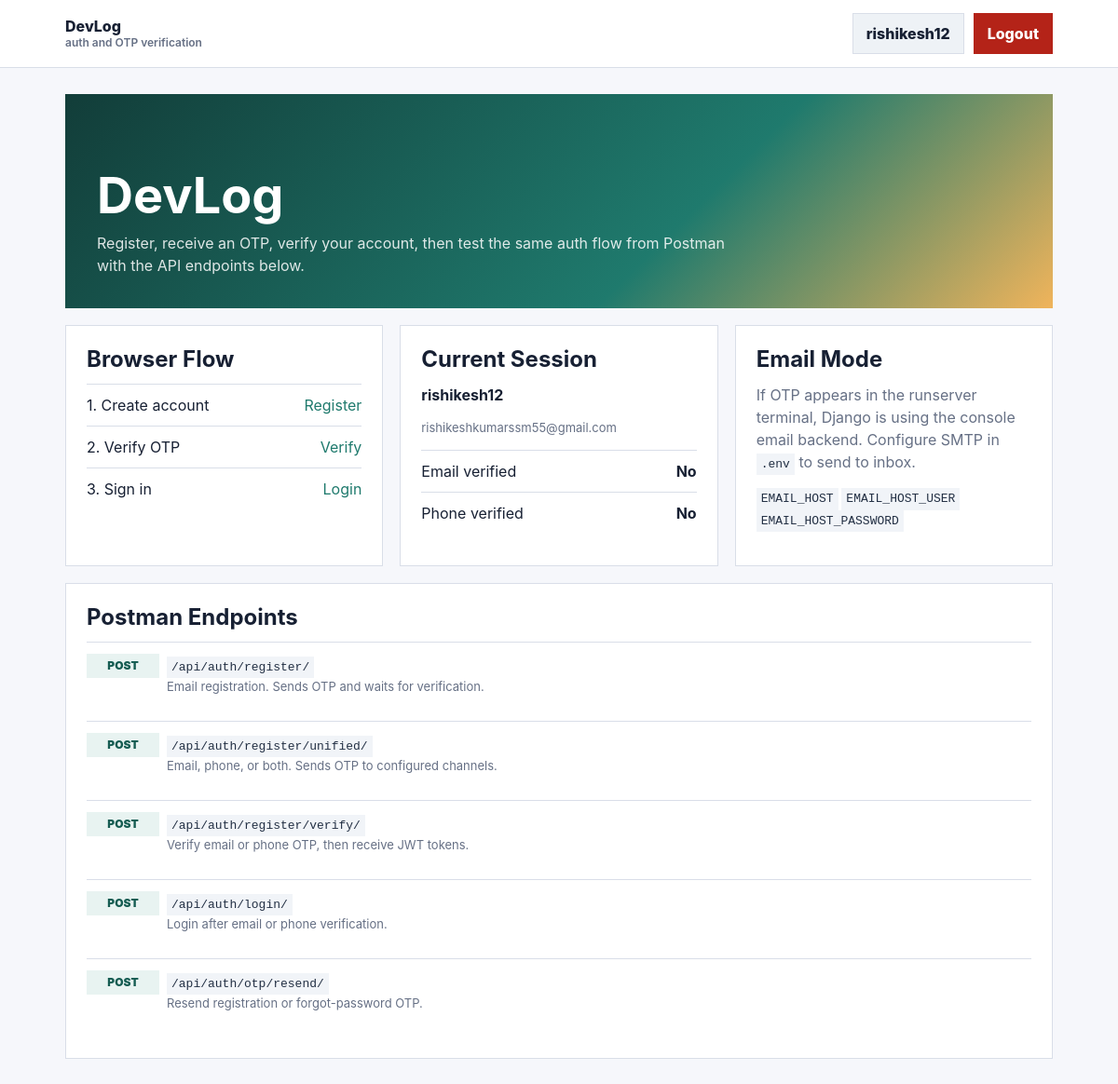
Screenshot of / (signed in) with the database file from the repository.
### accounts/models.py (models this page shows, shortened)
class User(AbstractUser):
    GENDER_CHOICES = [
        ('M', 'Male'),
        ('F', 'Female'),
        ('O', 'Other'),
        ('N', 'Prefer not to say'),
    ]
    name = models.CharField(max_length=150, blank=True)
    date_of_birth = models.DateField(null=True, blank=True)
    gender = models.CharField(
        max_length=1,
        choices=GENDER_CHOICES,
        blank=True
    )
    phone_number = models.CharField(
        max_length=15,
        blank=True,
        null=True,
        unique=True
    )
    bio = models.TextField(blank=True)
    profile_picture = models.ImageField(
        upload_to='profile_pics/',
        blank=True,
        null=True
    )
    is_phone_verified = models.BooleanField(default=False)
    is_email_verified = models.BooleanField(default=False)

### accounts/views.py (the view)
# urls.py: path('', views.home_view, name='home'),
def home_view(request):
    return render(request, 'home.html')

### templates/home.html (shortened to what this page needs)
{% extends 'base.html' %}
{% block content %}
<section class="shell">
    <div class="hero">
        <div>
            <h1>DevLog</h1>
            <p>Register, receive an OTP, verify your account, then test the same auth flow from Postman with the API endpoints below.</p>
        </div>
    </div>
    <div class="grid">
        <section class="panel span-4">
            <h2>Browser Flow</h2>
            <ul class="status-list">
                <li><span>1. Create account</span><a href="{% url 'register' %}">Register</a></li>
                <li><span>2. Verify OTP</span><a href="{% url 'verify_registration' %}">Verify</a></li>
                <li><span>3. Sign in</span><a href="{% url 'login' %}">Login</a></li>
            </ul>
        </section>
        <section class="panel span-4">
            <h2>Current Session</h2>
            {% if user.is_authenticated %}
                <p><strong>{{ user.username }}</strong></p>
                <p class="muted small">{{ user.email }}</p>
                <ul class="status-list">
                    <li><span>Email verified</span><strong>{{ user.is_email_verified|yesno:"Yes,No" }}</strong></li>
                    <li><span>Phone verified</span><strong>{{ user.is_phone_verified|yesno:"Yes,No" }}</strong></li>
                </ul>
            {% else %}
                <p class="muted">No active browser session.</p>
                <div class="actions">
                    <a class="btn btn-primary" href="{% url 'register' %}">Register</a>
                    <a class="btn btn-secondary" href="{% url 'login' %}">Login</a>
                </div>
            {% endif %}
        </section>
        <section class="panel span-4">
            <h2>Email Mode</h2>
            <p class="muted">If OTP appears in the runserver terminal, Django is using the console email backend. Configure SMTP in <code>.env</code> to send to inbox.</p>
            <p class="small"><code>EMAIL_HOST</code> <code>EMAIL_HOST_USER</code> <code>EMAIL_HOST_PASSWORD</code></p>
        </section>
        <section class="panel span-12">
            <h2>Postman Endpoints</h2>
            <div class="endpoint">
                <span class="method">POST</span>
                <div><code>/api/auth/register/</code><p class="muted small">Email registration. Sends OTP and waits for verification.</p></div>
            </div>
            <div class="endpoint">
                <span class="method">POST</span>
                <div><code>/api/auth/register/unified/</code><p class="muted small">Email, phone, or both. Sends OTP to configured channels.</p></div>
            </div>
            <div class="endpoint">
                <span class="method">POST</span>
                <div><code>/api/auth/register/verify/</code><p class="muted small">Verify email or phone OTP, then receive JWT tokens.</p></div>
            </div>
            <div class="endpoint">
                <span class="method">POST</span>
                <div><code>/api/auth/login/</code><p class="muted small">Login after email or phone verification.</p></div>
            </div>
            <div class="endpoint">
                <span class="method">POST</span>
                <div><code>/api/auth/otp/resend/</code><p class="muted small">Resend registration or forgot-password OTP.</p></div>
            </div>
        </section>
    </div>
</section>
{% endblock %}

### templates/base.html (shortened to what this page needs)
<!DOCTYPE html>
<html lang="en">
<head>
</head>
<body>
    <header class="topbar">
        <nav class="nav">
            <a class="brand" href="{% url 'home' %}">DevLog<span>auth and OTP verification</span></a>
            <div class="nav-actions">
                {% if user.is_authenticated %}
                    <a href="{% url 'profile' %}" class="btn btn-secondary">{{ user.username }}</a>
                    <a href="{% url 'logout' %}" class="btn btn-danger">Logout</a>
                {% else %}
                    <a href="{% url 'login' %}" class="btn btn-secondary">Login</a>
                    <a href="{% url 'register' %}" class="btn btn-primary">Register</a>
                {% endif %}
            </div>
        </nav>
    </header>
    <main class="page">
        {% block content %}{% endblock %}
    </main>
</body>
</html>

### templates/base.html (style rules this page uses)
:root { --bg: #f6f7fb; --panel: #ffffff; --ink: #172033; --muted: #667085; --line: #d9dee8; --brand: #1f7a6d; --brand-dark: #155c52; --danger: #b42318; --success: #087443; --warn: #ad6f00; }
* { box-sizing: border-box; }
body { margin: 0; background: var(--bg); color: var(--ink); font-family: Inter, ui-sans-serif, system-ui, -apple-system, BlinkMacSystemFont, "Segoe UI", sans-serif; line-height: 1.5; }
a { color: var(--brand); text-decoration: none; }
.topbar { background: var(--panel); border-bottom: 1px solid var(--line); position: sticky; top: 0; z-index: 10; }
.nav { align-items: center; display: flex; justify-content: space-between; margin: 0 auto; max-width: 1100px; padding: 14px 20px; }
.brand { color: var(--ink); display: inline-flex; flex-direction: column; font-weight: 800; line-height: 1.05; text-decoration: none; }
.brand span { color: var(--muted); font-size: 12px; font-weight: 600; margin-top: 3px; }
.nav-actions { align-items: center; display: flex; gap: 10px; }
.page { margin: 0 auto; max-width: 1100px; padding: 28px 20px 56px; }
.shell { display: grid; gap: 18px; }
.hero { align-items: end; background: linear-gradient(135deg, #123d39, #1f7a6d 62%, #f0b45b); color: white; display: grid; min-height: 230px; padding: 34px; }
.hero h1 { font-size: clamp(30px, 5vw, 54px); letter-spacing: 0; line-height: 1; margin: 0 0 12px; max-width: 780px; }
.hero p { color: rgba(255, 255, 255, .86); margin: 0; max-width: 680px; }
.grid { display: grid; gap: 18px; grid-template-columns: repeat(12, minmax(0, 1fr)); }
.panel { background: var(--panel); border: 1px solid var(--line); padding: 22px; }
.span-4 { grid-column: span 4; }
.span-12 { grid-column: span 12; }
h1, h2, h3 { line-height: 1.15; margin: 0 0 12px; }
p { margin: 0 0 14px; }
.muted { color: var(--muted); }
.small { font-size: 13px; }
.btn { align-items: center; border: 1px solid transparent; cursor: pointer; display: inline-flex; font: inherit; font-weight: 800; justify-content: center; min-height: 40px; padding: 9px 14px; text-decoration: none; }
.btn-secondary { background: #eef2f6; border-color: var(--line); color: var(--ink); }
.btn-danger { background: var(--danger); color: white; }
.endpoint { align-items: start; border-top: 1px solid var(--line); display: grid; gap: 8px; grid-template-columns: 78px 1fr; padding: 12px 0; }
.method { background: #e8f3f1; color: var(--brand-dark); font-size: 12px; font-weight: 900; padding: 4px 7px; text-align: center; }
code { background: #f1f4f8; color: #233044; display: inline-block; font-family: "Cascadia Code", Consolas, monospace; font-size: 13px; padding: 2px 5px; }
.status-list { display: grid; gap: 10px; margin: 0; padding: 0; }
.status-list li { align-items: center; border-top: 1px solid var(--line); display: flex; justify-content: space-between; list-style: none; padding-top: 10px; }

### rows the page displays
User: username "rishikesh12", email "rishikeshkumarssm55@gmail.com", is_email_verified "No", is_phone_verified "No"
